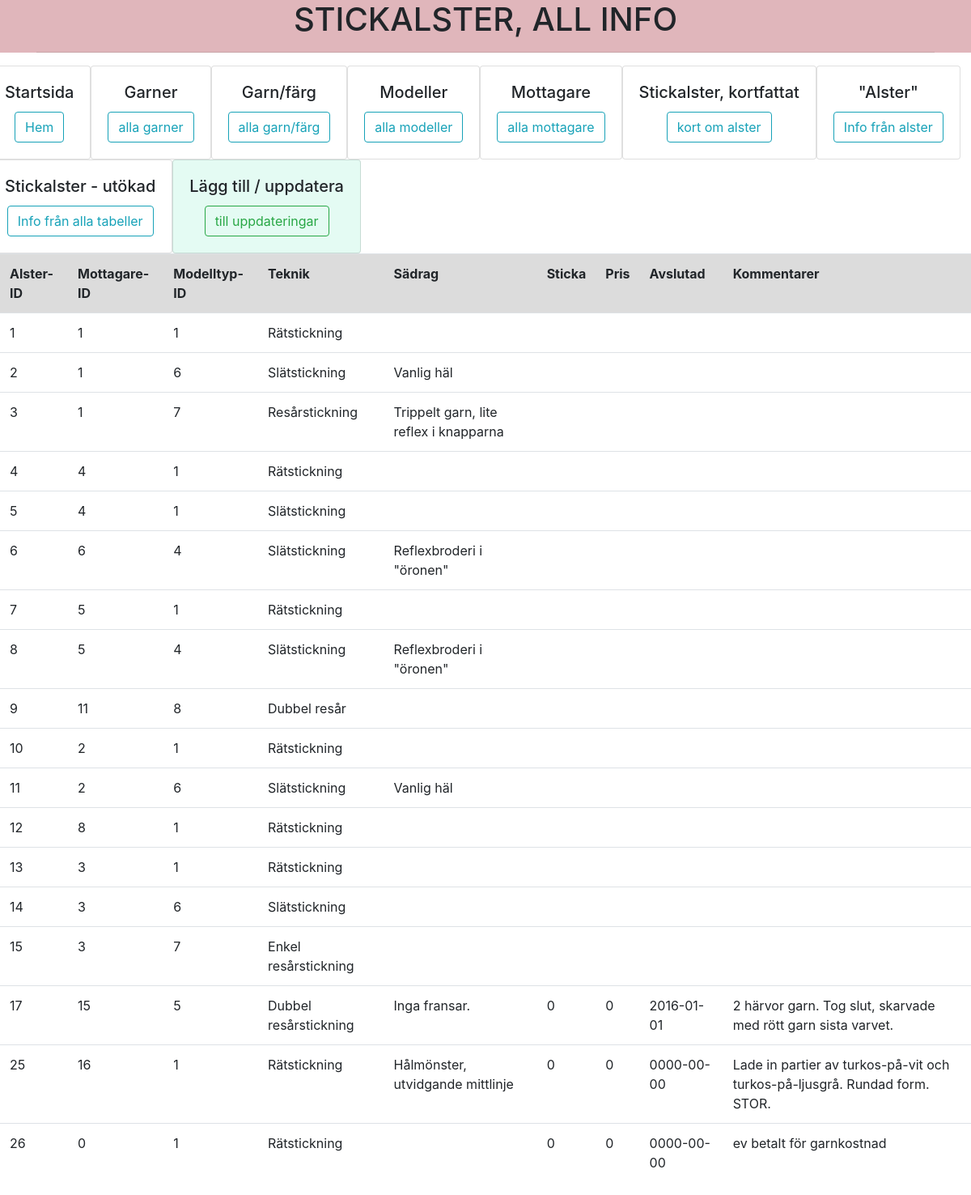
The app's page /alsterExtendedView.php with its own data.
### tables this page shows
CREATE TABLE `alster` (
  `ID` int(11) NOT NULL,
  `Mottagare_ID` int(11) NOT NULL,
  `Item_ID` int(11) NOT NULL,
  `teknik` varchar(45) DEFAULT NULL,
  `feature` varchar(45) DEFAULT NULL,
  `sticka` int(4) DEFAULT NULL,
  `pris` int(11) DEFAULT NULL,
  `datumFinish` date DEFAULT NULL,
  `kommentarer` varchar(200) DEFAULT NULL
);

### alsterExtendedView.php (the view, shortened to what this page needs)
<?php
    include 'header.php';
?>
<header class="header text-center">
    <div class="container">
    <h1 class="text-uppercase mb-0"><?=PAGE_ALSTEREXT?></h1>
    <hr>
    </div>
</header>
<?php
    include 'navigation.php';
?>
<?php
$query =
"SELECT *
FROM alster";
$table = mysqli_query($connection,$query)
or die(mysqli_error($connection));
?>
<table class="table">
    <tr style="background-color:gainsboro">
    <th>Alster-ID</th>
    <th>Mottagare-ID</th>
    <th>Modelltyp-ID</th>
    <th>Teknik</th>
    <th>Sädrag</th>
    <th>Sticka</th>
    <th>Pris</th>
    <th>Avslutad</th>
    <th>Kommentarer</th>
    </tr>
    <?php while($row = $table->fetch_assoc()): ?>
    <tr>
    <td><?=$row['ID'] ?></td>
    <td><?=$row['Mottagare_ID'] ?></td>
    <td><?=$row['Item_ID'] ?></td>
    <td><?=$row['teknik'] ?></td>
    <td><?=$row['feature'] ?></td>
    <td><?=$row['sticka'] ?></td>
    <td><?=$row['pris'] ?></td>
    <td><?=$row['datumFinish'] ?></td>
    <td><?=$row['kommentarer'] ?></td>
    </tr>
    <?php endwhile?>
</table>

### style.css (style rules this page uses)
header { background-color: rgba(201, 128, 137, 0.575) }

### records on screen
alster: ID "1", Mottagare_ID "1", Item_ID "1", teknik "Rätstickning"
alster: ID "2", Mottagare_ID "1", Item_ID "6", teknik "Slätstickning", feature "Vanlig häl"
alster: ID "3", Mottagare_ID "1", Item_ID "7", teknik "Resårstickning", feature "Trippelt garn, lite reflex i knapparna"
alster: ID "4", Mottagare_ID "4", Item_ID "1", teknik "Rätstickning"
alster: ID "5", Mottagare_ID "4", Item_ID "1", teknik "Slätstickning"
alster: ID "6", Mottagare_ID "6", Item_ID "4", teknik "Slätstickning", feature "Reflexbroderi i \"öronen\""
alster: ID "7", Mottagare_ID "5", Item_ID "1", teknik "Rätstickning"
alster: ID "8", Mottagare_ID "5", Item_ID "4", teknik "Slätstickning", feature "Reflexbroderi i \"öronen\""
alster: ID "9", Mottagare_ID "11", Item_ID "8", teknik "Dubbel resår"
alster: ID "10", Mottagare_ID "2", Item_ID "1", teknik "Rätstickning"
alster: ID "11", Mottagare_ID "2", Item_ID "6", teknik "Slätstickning", feature "Vanlig häl"
alster: ID "12", Mottagare_ID "8", Item_ID "1", teknik "Rätstickning"
alster: ID "13", Mottagare_ID "3", Item_ID "1", teknik "Rätstickning"
alster: ID "14", Mottagare_ID "3", Item_ID "6", teknik "Slätstickning"
alster: ID "15", Mottagare_ID "3", Item_ID "7", teknik "Enkel resårstickning"
alster: ID "17", Mottagare_ID "15", Item_ID "5", teknik "Dubbel resårstickning", feature "Inga fransar.", sticka "0", pris "0", datumFinish "2016-01-01", kommentarer "2 härvor garn. Tog slut, skarvade med rött garn sista varvet."
alster: ID "25", Mottagare_ID "16", Item_ID "1", teknik "Rätstickning", feature "Hålmönster, utvidgande mittlinje", sticka "0", pris "0", datumFinish "0000-00-00", kommentarer "Lade in partier av turkos-på-vit och turkos-på-ljusgrå. Rundad form. STOR."
alster: ID "26", Mottagare_ID "0", Item_ID "1", teknik "Rätstickning", sticka "0", pris "0", datumFinish "0000-00-00", kommentarer "ev betalt för garnkostnad"

### other values on screen
PAGE_ALSTEREXT "STICKALSTER, ALL INFO"
